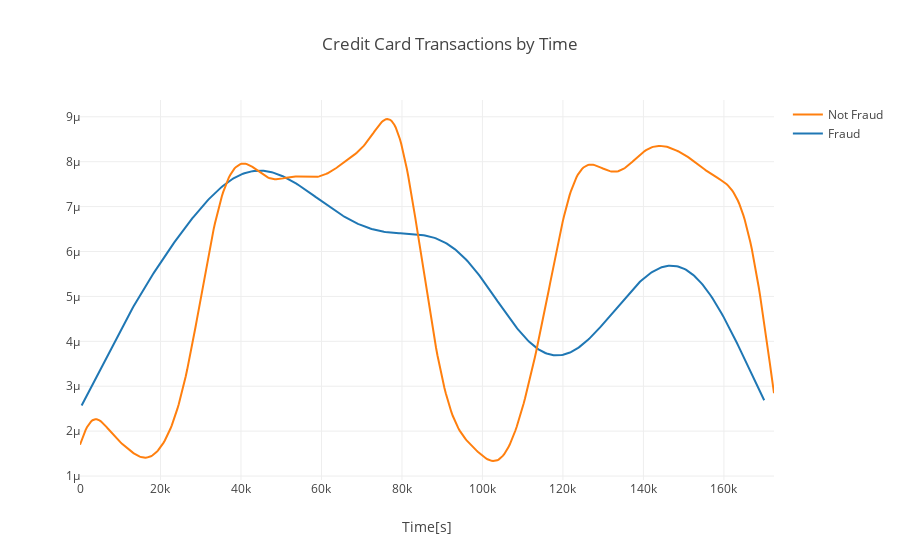

Notebook cell for this chart:
### Markdown cell above
### Transactions in time

### Code cell
fraud = df[df['Class']==1]['Time']
non_fraud = df[df['Class']==0]['Time']

hist_df = [fraud, non_fraud]
group_labels = ['Fraud', 'Not Fraud']

fig = ff.create_distplot(hist_df, group_labels, show_hist=False, show_rug=False)
fig['layout'].update(title='Credit Card Transactions by Time', xaxis=dict(title='Time[s]'))
iplot(fig, filename='dist_only')

### Figure 1 — Plotly figure (JSON) as saved in the notebook; plotly's stock layout.template omitted (floating-point values rounded to 4 significant figures; data arrays with more than 128 entries replaced by an {"elided": "..."} marker saying what was removed)
{"data": [{"legendgroup": "Fraud", "marker": {"color": "rgb(31, 119, 180)"}, "mode": "lines", "name": "Fraud", "showlegend": true, "type": "scatter", "uid": "d70c2bd8-83fe-4bbf-be78-6e235cb75892", "x": {"elided": "500 float values"}, "xaxis": "x", "y": {"elided": "500 float values"}, "yaxis": "y"}, {"legendgroup": "Not Fraud", "marker": {"color": "rgb(255, 127, 14)"}, "mode": "lines", "name": "Not Fraud", "showlegend": true, "type": "scatter", "uid": "8b563ce7-5abe-4c72-8d59-c753d448245f", "x": {"elided": "500 float values"}, "xaxis": "x", "y": {"elided": "500 float values"}, "yaxis": "y"}], "layout": {"barmode": "overlay", "hovermode": "closest", "legend": {"traceorder": "reversed"}, "title": {"text": "Credit Card Transactions by Time"}, "xaxis": {"anchor": "y2", "domain": [0, 1], "title": {"text": "Time[s]"}, "zeroline": false}, "yaxis": {"anchor": "free", "domain": [0, 1], "position": 0}}}
